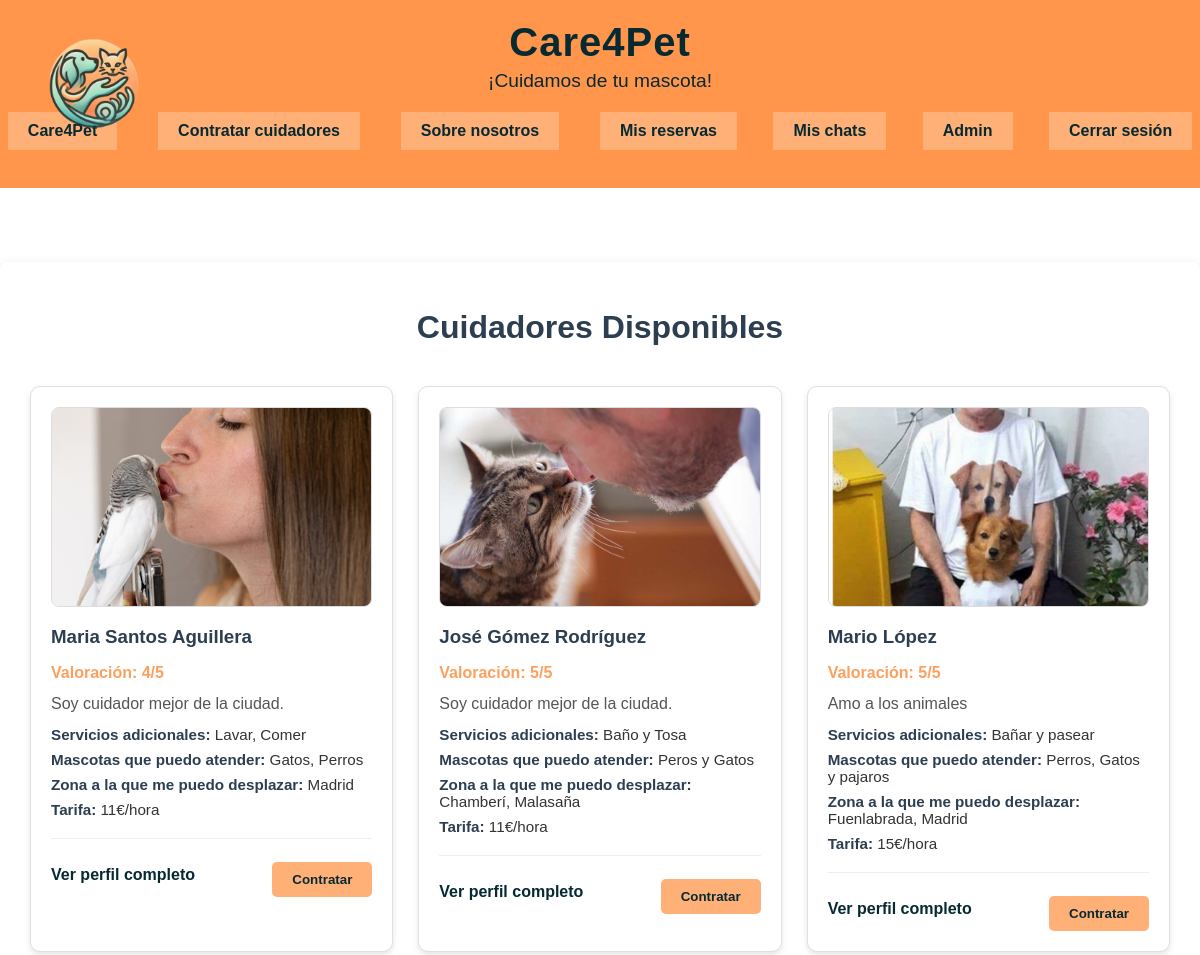
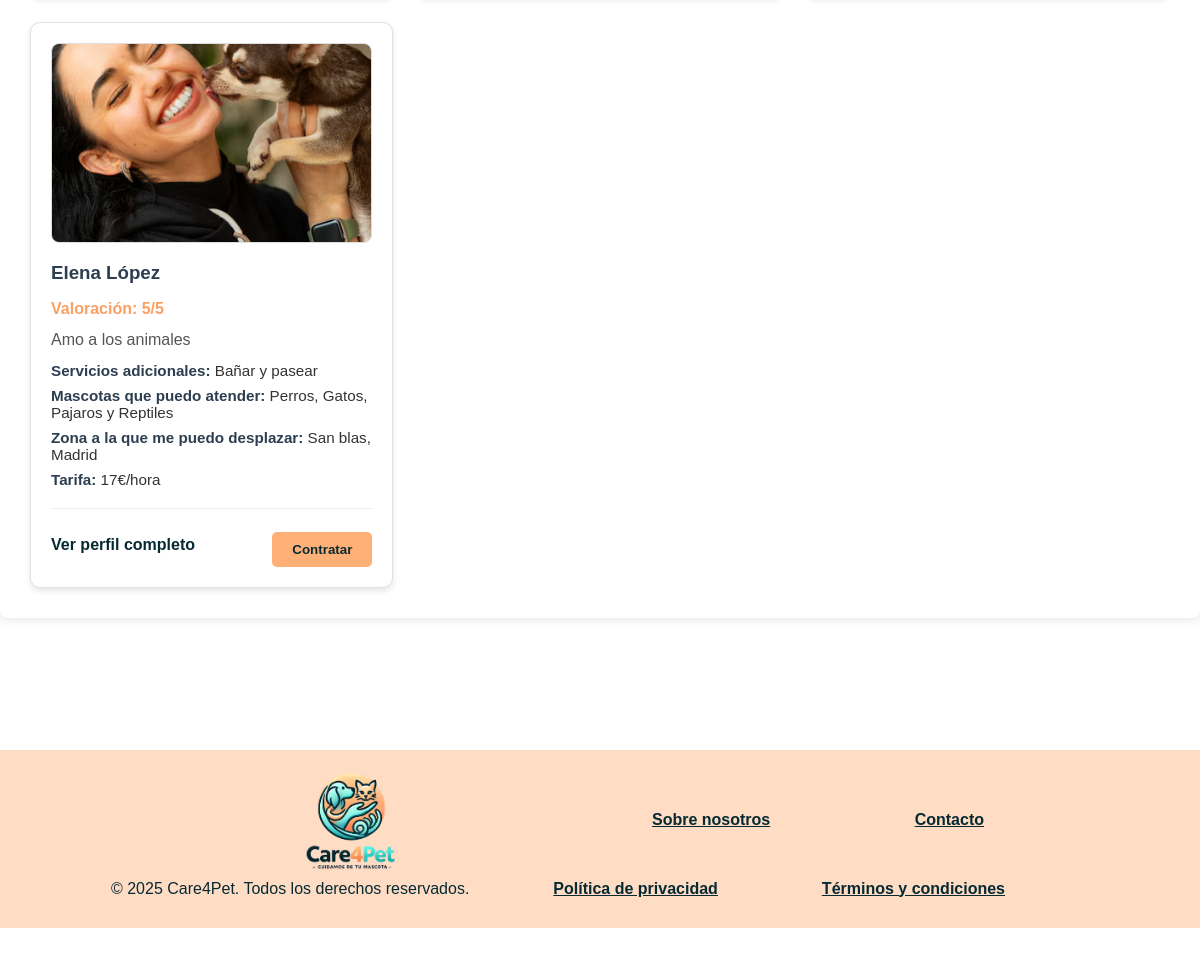
Screenshot of /pagina_contratacion.php (signed in) with the database file from the repository (2 pictures, top to bottom).
### tables this page shows
CREATE TABLE `cuidadores` (
  `idUsuario` bigint(20) UNSIGNED NOT NULL,
  `TiposDeMascotas` longtext DEFAULT NULL,
  `Tarifa` decimal(10,0) UNSIGNED NOT NULL,
  `Descripcion` text DEFAULT NULL,
  `ServiciosAdicionales` longtext DEFAULT NULL,
  `Valoracion` tinyint(3) UNSIGNED DEFAULT NULL,
  `ZonasAtendidas` longtext DEFAULT NULL
);

CREATE TABLE `usuarios` (
  `idUsuario` bigint(20) UNSIGNED NOT NULL,
  `Nombre` varchar(255) NOT NULL,
  `Apellidos` varchar(255) NOT NULL,
  `Correo` varchar(255) NOT NULL,
  `Contraseña` varchar(255) NOT NULL,
  `DNI` varchar(255) NOT NULL,
  `Telefono` int(11) NOT NULL,
  `FotoPerfil` text DEFAULT NULL,
  `Direccion` varchar(255) DEFAULT NULL,
  `esDueno` tinyint(1) NOT NULL DEFAULT 0,
  `esCuidador` tinyint(1) NOT NULL DEFAULT 0,
  `esAdmin` tinyint(1) NOT NULL DEFAULT 0,
  `cuentaActiva` tinyint(1) NOT NULL DEFAULT 1,
  `fecha_registro` timestamp NOT NULL DEFAULT current_timestamp(),
  `verificado` tinyint(1) NOT NULL DEFAULT 0,
  `documento_verificacion` varchar(255) DEFAULT NULL
);

### includes/mysql/DatabaseConnection.php (called while the page is built, shortened)
<?php
    class DatabaseConnection {
        private static ?DatabaseConnection $instance = null;
        private ?mysqli $connection = null;
        private function __construct() {
            $this->connection = new mysqli(
                BD_HOST,
                BD_USER,
                BD_PASS,
                BD_NAME
            );
        }
        public static function getInstance() {
            if (self::$instance === null) {
                self::$instance = new DatabaseConnection();
            }
            return self::$instance;
        }
        public function getConnection() {
            return $this->connection;
        }
    }
?>

### includes/mysql/DAOs/DAOCuidador.php (called while the page is built, shortened)
<?php
    class DAOCuidador {
        private static $DAOCuidadorInstance = null;
        private $con;
        private function __construct() {
            require_once __DIR__ . '/../../clases/Cuidador_t.php';
            require_once __DIR__ . '/../DatabaseConnection.php';
            $this->con = (DatabaseConnection::getInstance())->getConnection();
        }
        public static function getInstance() {
            if (null === self::$DAOCuidadorInstance) {
                self::$DAOCuidadorInstance = new DAOCuidador();
            }
            return self::$DAOCuidadorInstance;
        }
        public function leerTodosLosCuidadores() {
            $sentencia_sql = "SELECT * FROM cuidadores";
            $consulta_resultado = $this->con->query($sentencia_sql);
            $arrayCuidadores = [];
            if ($consulta_resultado->num_rows > 0) {
                while ($cuidadorActual = $consulta_resultado->fetch_assoc()) {
                    $idUsuario = $cuidadorActual["idUsuario"];
                    $tiposDeMascotas = $cuidadorActual["TiposDeMascotas"];
                    $tarifa = $cuidadorActual["Tarifa"];
                    $descripcion = $cuidadorActual["Descripcion"];
                    $serviciosAdicionales = $cuidadorActual["ServiciosAdicionales"];
                    $valoracion = $cuidadorActual["Valoracion"];
                    $zonasAtendidas = $cuidadorActual["ZonasAtendidas"];
                    $cuidadorAAnadir = new tCuidador($idUsuario, $tiposDeMascotas, $tarifa,
                        $descripcion, $serviciosAdicionales, $valoracion, $zonasAtendidas);
                    $arrayCuidadores[] = $cuidadorAAnadir;
                }
                return $arrayCuidadores;
            }
            else {
                return NULL;
            }
        }
    }
?>

### includes/clases/Cuidador_t.php (called while the page is built, shortened)
<?php
    class tCuidador {
        public $id, $tiposDeMascotas, $tarifa, $descripcion, $serviciosAdicionales,
            $valoracion, $zonasAtendidas;
        public function __construct($id, $tiposDeMascotas = "", $tarifa = 0,
            $descripcion = "", $serviciosAdicionales = "", $valoracion = 0, $zonasAtendidas = "") {
            $this->id = $id;
            $this->tiposDeMascotas = $tiposDeMascotas;
            $this->tarifa = $tarifa;
            $this->descripcion = $descripcion;
            $this->serviciosAdicionales = $serviciosAdicionales;
            $this->valoracion = $valoracion;
            $this->zonasAtendidas = $zonasAtendidas;
        }
        public function getId() { return $this->id; }
        public function getTiposDeMascotas() { return $this->tiposDeMascotas; }
        public function getTarifa() { return $this->tarifa; }
        public function getDescripcion() { return $this->descripcion; }
        public function getServiciosAdicionales() { return $this->serviciosAdicionales; }
        public function getValoracion() { return $this->valoracion; }
        public function getZonasAtendidas() { return $this->zonasAtendidas; }
    }
?>

### includes/mysql/DAOs/DAOUsuario.php (called while the page is built, shortened)
<?php
    class DAOUsuario {
        private static $DAOUsuarioInstance = null;
        private $con;
        private function __construct() {
            require_once __DIR__ . '/../../clases/Usuario_t.php';
            require_once __DIR__ . '/../DatabaseConnection.php';
            $this->con = (DatabaseConnection::getInstance())->getConnection();
        }
        public static function getInstance() {
            if (null === self::$DAOUsuarioInstance) {
                self::$DAOUsuarioInstance = new DAOUsuario();
            }
            return self::$DAOUsuarioInstance;
        }
        public function leerTodosLosUsuarios() {
            $sentencia_sql = "SELECT * FROM usuarios";
            $consulta_resultado = $this->con->query($sentencia_sql);
            $arrayUsuarios = [];
            if ($consulta_resultado->num_rows > 0) {
                while ($usuarioActual = $consulta_resultado->fetch_assoc()) {
                    $idUsuario = $usuarioActual["idUsuario"];
                    $nombre = $usuarioActual["Nombre"];
                    $apellidos = $usuarioActual["Apellidos"];
                    $correo = $usuarioActual["Correo"];
                    $contrasena = $usuarioActual["Contraseña"];
                    $dni = $usuarioActual["DNI"];
                    $telefono = $usuarioActual["Telefono"];
                    $fotoPerfil = $usuarioActual["FotoPerfil"];
                    $direccion = $usuarioActual["Direccion"];
                    $esDueno = $usuarioActual["esDueno"];
                    $esCuidador = $usuarioActual["esCuidador"];
                    $esAdmin = $usuarioActual["esAdmin"];
                    $cuentaActiva = $usuarioActual["cuentaActiva"];
                    $fecha_registro = $usuarioActual["fecha_registro"];
                    $usuarioAAnadir = new tUsuario($idUsuario, $nombre, $apellidos,
                        $correo, $contrasena, $dni, $telefono, $fotoPerfil,
                        $direccion, $esDueno, $esCuidador, $esAdmin, $cuentaActiva, $fecha_registro);
                    $arrayUsuarios[] = $usuarioAAnadir;
                }
                return $arrayUsuarios;
            }
            else {
                return NULL;
            }
        }
    }
?>

### includes/clases/Usuario_t.php (called while the page is built, shortened)
<?php
    class tUsuario {
        public $id, $nombre, $apellidos, $correo, $contrasena,
            $dni, $telefono, $fotoPerfil, $direccion, $esDueno,
            $esCuidador, $esAdmin, $cuentaActiva, $fecha_registro,
            $verificado, $documento_verificacion;
        public function __construct($id = NULL, $nombre = "", $apellidos = "",
            $correo = "", $contrasena = "", $dni = "", $telefono = "", $fotoPerfil = "",
            $direccion = "", $esDueno = 0, $esCuidador = 0, $esAdmin = 0,
            $cuentaActiva = 1, $fecha_registro = NULL, $verificado = 0, $documento_verificacion = NULL) {
            if ($id == NULL) $this->id = rand();
            else $this->id = $id;
            $this->nombre = $nombre;
            $this->apellidos = $apellidos;
            $this->fotoPerfil = $fotoPerfil;
        }
        public function getId() { return $this->id; }
        public function getNombre() { return $this->nombre; }
        public function getApellidos() { return $this->apellidos; }
        public function getFotoPerfil() { return $this->fotoPerfil; }
    }
?>

### pagina_contratacion.php (the view, shortened to what this page needs)
<?php
require_once __DIR__ . '/includes/mysql/DAOs/DAOCuidador.php';
require_once __DIR__ . '/includes/mysql/DAOs/DAOUsuario.php';
$cuidadores = [];
$error = null;
        try {
             $daoCuidador = DAOCuidador::getInstance();
            $daoUsuario = DAOUsuario::getInstance();
            $cuidadores = $daoCuidador->leerTodosLosCuidadores();
            $todosUsuarios = $daoUsuario->leerTodosLosUsuarios();
            $usuariosIndexados = [];
            foreach ($todosUsuarios as $usuario) {
                    $usuariosIndexados[$usuario->getId()] = $usuario;
            }
        }
        catch (Exception $e) {
            error_log("Error en pagina_contratacion.php: " . $e->getMessage());
            $error = "Ocurrió un error al cargar los cuidadores. Por favor, inténtelo más tarde.";
        }
?>
<!DOCTYPE html>
<html lang="es">
<head>
    <link rel="stylesheet" type="text/css" href="<?= RUTA_CSS ?>estilo.css" />
</head>
<body>
<?php require_once __DIR__ . '/includes/vistas/comun/cabecera.php'; ?>
<div class="contenedor-principal">
    <h2 class="titulo-centrado">Cuidadores Disponibles</h2>
    <div class="lista-cuidadores">
    <?php if ($error): ?>
            <p class="error"><?= $error ?></p>
        <?php elseif (empty($cuidadores)): ?>
            <p class="sin-resultados">No hay cuidadores disponibles en este momento.</p>
        <?php else: ?>
            <?php foreach ($cuidadores as $cuidador): ?>
                <?php if (isset($usuariosIndexados[$cuidador->getId()])): ?>
                    <?php $usuario = $usuariosIndexados[$cuidador->getId()]; ?>
                    <div class="tarjeta-cuidador">
                        <?php if ($usuario->getFotoPerfil()): ?>
                            <img src="<?= RUTA_IMGS . $usuario->getFotoPerfil() ?>"
                                 class="foto-cuidador">
                        <?php else: ?>
                            <img src="<?= RUTA_IMGS ?>perfil_rand.png"
                                 alt="Foto de perfil por defecto"
                                 class="foto-cuidador">
                        <?php endif; ?>
                        <div class="info-cuidador">
                            <h3>
                                <?= htmlspecialchars($usuario->getNombre() . ' ' . $usuario->getApellidos()) ?>
                            </h3>
                            <p class="valoracion">Valoración: <?= htmlspecialchars($cuidador->getValoracion()) ?>/5</p>
                            <p class="descripcion"><?= htmlspecialchars($cuidador->getDescripcion()) ?></p>
                            <p class="serviciosAdicionales"><strong>Servicios adicionales:</strong> <?= htmlspecialchars($cuidador->getServiciosAdicionales()) ?></p>
                            <p class="tipos-mascotas"><strong>Mascotas que puedo atender:</strong> <?= htmlspecialchars($cuidador->getTiposDeMascotas()) ?></p>
                            <p class="zonas-atendidas"><strong>Zona a la que me puedo desplazar:</strong> <?= htmlspecialchars($cuidador->getZonasAtendidas()) ?></p>
                            <p class="tarifa"><strong>Tarifa:</strong> <?= htmlspecialchars($cuidador->getTarifa()) ?>€/hora</p>
                            <div class="acciones-cuidador">
                            <a href="perfil_cuidador.php?id=<?= $usuario->getId() ?>" class="btn-vermas">Ver perfil completo</a>
                            <form action="formulario_contratacion.php" method="post">
                                    <button type="submit" class="btn-delete">Contratar</button>
                                </form>
                            </div>
                        </div>
                    </div>
                <?php else: ?>
                <?php endif; ?>
            <?php endforeach; ?>
        <?php endif; ?>
    </div>
</div>
<?php
require_once __DIR__ . '/includes/vistas/comun/pie_pagina.php';
require_once __DIR__ . '/includes/vistas/comun/aviso_legal.php';
?>
</body>
</html>

### css/estilo.css (style rules this page uses)
*, *::before, *::after { box-sizing: border-box; }
body { margin: 0; padding: 0; box-sizing: border-box; width: 100%; overflow-x: hidden; }
* { box-sizing: border-box; }
body { margin: 0; padding: 0; font-family: 'Poppins', sans-serif; background-color: #ffffff; color: #062932; }
form button { background-color: #ff964b; color: white; border: none; border-radius: 8px; padding: 10px 20px; cursor: pointer; transition: background-color 0.3s ease; }
.contenedor-principal { max-width: 1200px; margin: 20px auto; padding: 20px; background-color: white; border-radius: 8px; box-shadow: 0 2px 10px rgba(0,0,0,0.1); }
.titulo-centrado { text-align: center; color: #2c3e50; margin-bottom: 30px; font-size: 2em; }
.lista-cuidadores { display: grid; grid-template-columns: repeat(auto-fill, minmax(350px, 1fr)); gap: 25px; padding: 10px; }
.tarjeta-cuidador { border: 1px solid #e0e0e0; border-radius: 10px; padding: 20px; background-color: #fff; box-shadow: 0 3px 6px rgba(0,0,0,0.1); transition: transform 0.3s ease, box-shadow 0.3s ease; }
.foto-cuidador { width: 100%; height: 200px; object-fit: cover; border-radius: 8px; margin-bottom: 15px; border: 1px solid #ddd; }
.info-cuidador h3 { color: #2c3e50; margin-top: 0; margin-bottom: 10px; }
.valoracion { color: #fca05f; font-weight: bold; margin-bottom: 10px; display: flex; align-items: center; }
.descripcion { color: #555; margin: 10px 0; line-height: 1.5; }
.tipos-mascotas, .zonas-atendidas, .tarifa, .serviciosAdicionales { color: #333; margin: 8px 0; font-size: 0.95em; }
.tipos-mascotas strong, .zonas-atendidas strong, .tarifa strong, .serviciosAdicionales strong { color: #2c3e50; }
.acciones-cuidador { margin-top: 20px; display: flex; justify-content: space-between; align-items: center; border-top: 1px solid #eee; padding-top: 15px; }
.btn-vermas { color: #062932; text-decoration: none; font-weight: bold; transition: color 0.2s; }
.btn-delete { padding: 10px 20px; background-color: #ffb077; color: #062932; font-weight: bold; transition: background-color 0.3s, transform 0.3s; margin: 0; margin-top: 8px; border: none; border-radius: 5px; bottom: 0px; }

### rows the page displays
cuidadores: usuarios.FotoPerfil (picture), Valoracion "4", Descripcion "Soy cuidador mejor de la ciudad.", ServiciosAdicionales "Lavar, Comer", TiposDeMascotas "Gatos, Perros", ZonasAtendidas "Madrid", Tarifa "11"
usuarios: $usuario->getNombre() . ' ' . $usuario->getApellidos() "Maria Santos Aguillera"
cuidadores: usuarios.FotoPerfil (picture), Valoracion "5", Descripcion "Soy cuidador mejor de la ciudad.", ServiciosAdicionales "Baño y Tosa", TiposDeMascotas "Peros y Gatos", ZonasAtendidas "Chamberí, Malasaña", Tarifa "11"
usuarios: $usuario->getNombre() . ' ' . $usuario->getApellidos() "José Gómez Rodríguez"
cuidadores: usuarios.FotoPerfil (picture), Valoracion "5", Descripcion "Amo a los animales", ServiciosAdicionales "Bañar y pasear", TiposDeMascotas "Perros, Gatos y pajaros", ZonasAtendidas "Fuenlabrada, Madrid", Tarifa "15"
usuarios: $usuario->getNombre() . ' ' . $usuario->getApellidos() "Mario López"
cuidadores: usuarios.FotoPerfil (picture), Valoracion "5", Descripcion "Amo a los animales", ServiciosAdicionales "Bañar y pasear", TiposDeMascotas "Perros, Gatos, Pajaros y Reptiles", ZonasAtendidas "San blas, Madrid", Tarifa "17"
usuarios: $usuario->getNombre() . ' ' . $usuario->getApellidos() "Elena López"
